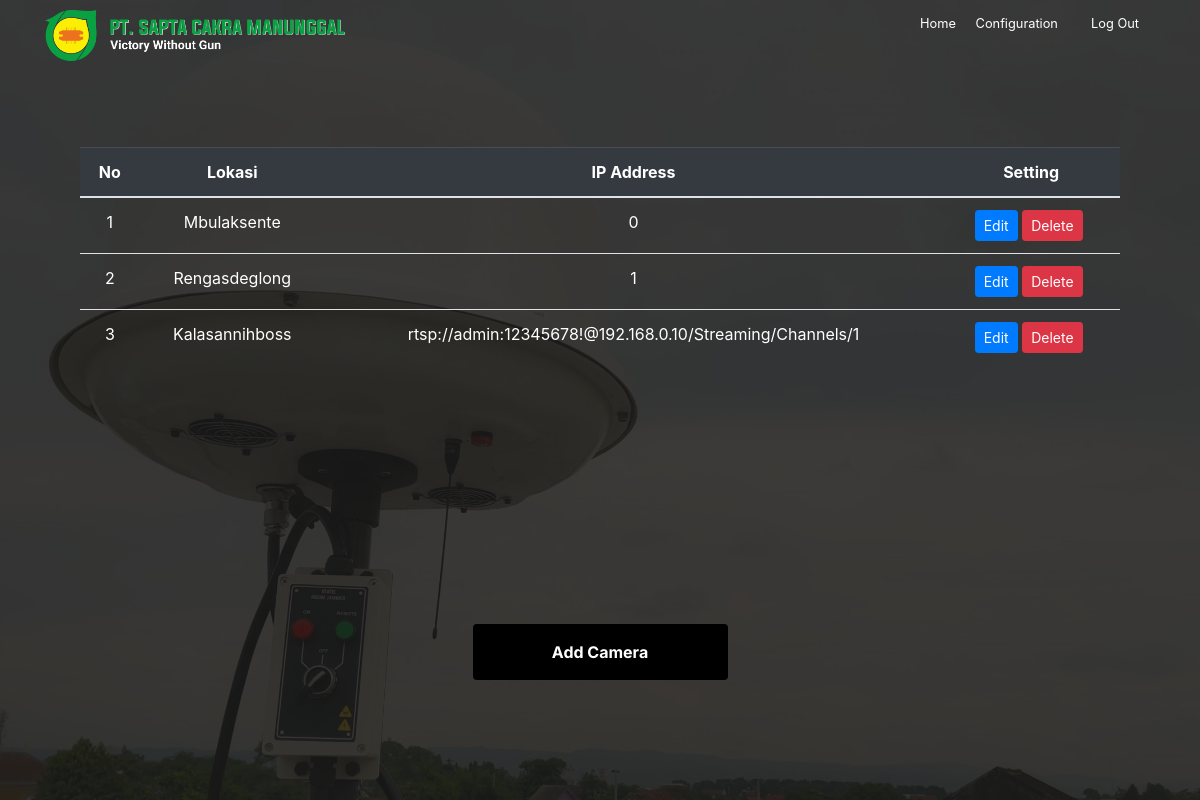
Page /list-cam (signed in) on the earlier database version.
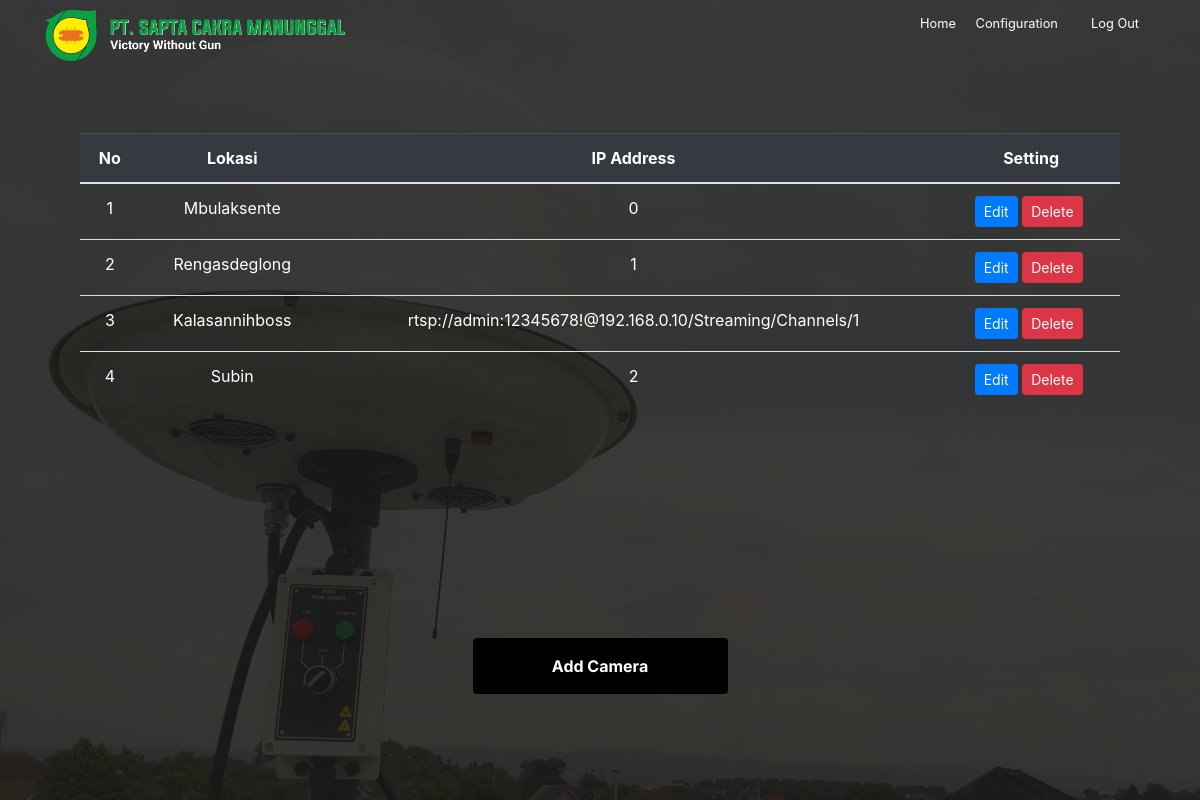
Same page on the later database version.
### website/models.py (models this page shows)
class Camera(db.Model):
    id = db.Column(db.Integer, primary_key=True)
    lokasi = db.Column(db.String(100))
    ipcam = db.Column(db.String(100))
    wib_timezone = timezone('Asia/Jakarta')
    date = db.Column(db.DateTime(timezone=True), default=func.now(wib_timezone), server_default=func.now(wib_timezone))

### website/views.py (the view)
@views.route('/list-cam', methods=['GET', 'POST'])
@login_required
def list():
    messages = get_flashed_messages(with_categories=True)
    session.clear()
    cameras = Camera.query.all()
    print(cameras)
    return render_template('list_cam.html', cameras = cameras, flashed_messages=messages)

### website/__init__.py (called while the page is built)
def create_app():
    app = Flask(__name__)
    app.config['SECRET_KEY'] = 'hjshjhdjah kjshkjdhjs'
    app.config['SQLALCHEMY_DATABASE_URI'] = f'sqlite:///{DB_NAME}'
    db.init_app(app)
    from .views import views
    from .auth import auth
    app.register_blueprint(views, url_prefix='/')
    app.register_blueprint(auth, url_prefix='/')
    from .models import User, Camera
    with app.app_context():
        create_database(app)
    login_manager = LoginManager()
    login_manager.login_view = 'auth.login'
    login_manager.init_app(app)
    @login_manager.user_loader
    def load_user(id):
        return User.query.get(int(id))
    return app

### website/templates/list_cam.html (shortened to what this page needs)
<!DOCTYPE html>
<html lang="en">
  <head>
    <link
      rel="stylesheet"
      href="https://unicons.iconscout.com/release/v4.0.0/css/line.css"
    />
    <link
      rel="stylesheet"
      href="{{ url_for('static', filename='css/bootstrap.min.css') }}"
    />
    <link
      rel="stylesheet"
      href="{{ url_for('static', filename='fonts/icomoon/style.css') }}"
    />
    <link
      rel="stylesheet"
      href="{{ url_for('static', filename='css/aos.css') }}"
    />
    <link
      rel="stylesheet"
      href="{{ url_for('static', filename='css/style.css') }}"
    />
    <link
      rel="stylesheet"
      href="https://cdn.jsdelivr.net/npm/sweetalert2@11.0.20/dist/sweetalert2.min.css"
    />
  </head>
  <body>
    <nav class="site-nav mb-5">
      <div class="pb-2 top-bar mb-3">
        <div class="container">
          <div class="row align-text-left">
            <div class="col-6 col-lg-8">
              <img
                class="gambar"
                src="{{ url_for('static', filename='images/saptafull.png') }}"
                alt=""
              />
            </div>
            <div class="col-6 col-lg-4 text-right">
              <a href="/home" class="small mr-3">
                Home
              </a>
              <a href="/sign-up" class="small mr-3"> Configuration </a>
              <a href="#" class="small mr-3" id="logout">
                <span class="icon-lock"></span>
                Log Out
              </a>
            </div>
          </div>
        </div>
      </div>
    </nav>
    <div
      class="untree_co-hero overlay"
      style="background-image: url('{{ url_for('static', filename='images/jammer.jpg') }}');"
    >
      <div class="container">
        <div
          class="row align-items-center justify-content-center"
          data-aos="fade-up"
          data-aos-delay="300"
        >
          <div class="col-12">
            <div class="untree_co-section">
              <div class="row align-items-stretch justify-content-center">
                <table id="data-table" class="table">
                  <thead class="table-dark">
                    <tr>
                      <th>No</th>
                      <th>Lokasi</th>
                      <th>IP Address</th>
                      <th>Setting</th>
                    </tr>
                  </thead>
                  <tbody>
                    {% for camera in cameras %}
                    <tr>
                      <td>{{ camera.id }}</td>
                      <td>{{ camera.lokasi }}</td>
                      <td>{{ camera.ipcam }}</td>
                      <td>
                        <a href="{{ url_for('views.editCam', id=camera.id) }}">
                          <button class="btn btn-primary btn-sm">Edit</button>
                        </a>
                        <button
                          class="btn btn-danger btn-sm"
                          style="margin-right: 5px"
                          id="hapus{{ camera.id }}"
                        >
                          Delete
                        </button>
                      </td>
                    </tr>
                    {% endfor %}
                  </tbody>
                </table>
              </div>
            </div>
          </div>
          <div class="col-sm-2 col-md-6 col-lg-3 mb-4">
            <a
              href="/tambah-cam"
              class="category d-flex justify-content-center align-items-start h-100"
            >
              <div>
                <h3><b>Add Camera</b></h3>
              </div>
            </a>
          </div>
        </div>
      </div>
    </div>
  </body>
</html>

Differences in the rows shown:
added Camera: id "4", lokasi "Subin", ipcam "2"
